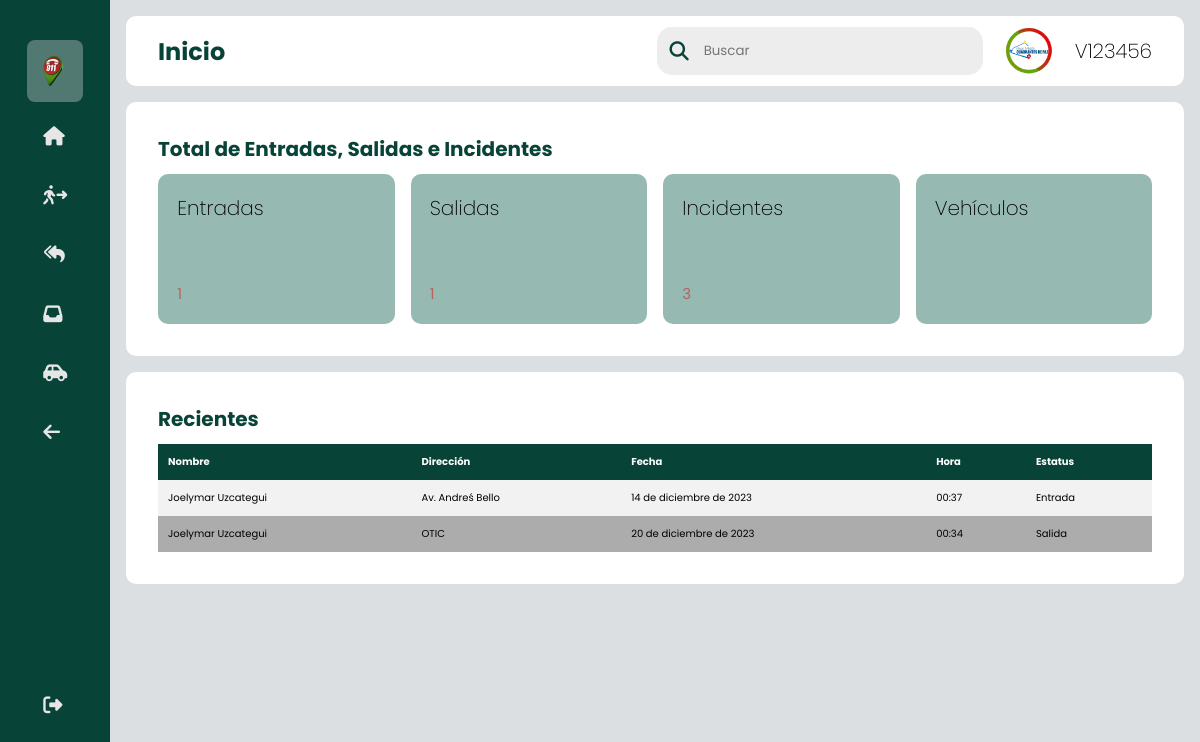
The page /seguridad/ (signed in) on the database its author committed.
### sistema/models.py (models this page shows, shortened)
class UserC(AbstractUser, PermissionsMixin):
    STATUS = (
        ('estandar', 'estandar'),
        ('admin', 'admin'),
        ('superu', 'superu'),
    )
    username = models.CharField(max_length=200, verbose_name='Cédula:', default='', unique=True)
    nombre = models.CharField(max_length=200, verbose_name='Nombre:', default='')
    apellido = models.CharField(max_length=200, verbose_name='Apellido:', default='')
    password = models.CharField(max_length=200, verbose_name='Contraseña:', default='')
    tipo = models.CharField(max_length=200, verbose_name='Tipo de Usuario:', choices=STATUS, default='')
    sede = models.CharField(max_length=200, verbose_name='Sede:', default='')
    departamento = models.CharField(max_length=200, verbose_name='Departamento:', default='')
    USERNAME_FIELD = 'username'

class Entradap(models.Model):
    name = models.CharField(max_length=64, verbose_name='Nombre:', default='')
    apellido = models.CharField(max_length=64, verbose_name='Apellido:', default='')
    cedula = models.CharField(max_length=64, verbose_name='Cédula:', default='')
    telefono = models.CharField(max_length=64, verbose_name='Teléfono:', default='')
    fecha = models.DateField(verbose_name='Fecha')
    direccion = models.CharField(max_length=64, verbose_name='Dirección:', default='')
    cargo = models.CharField(max_length=64, verbose_name='Cargo:', default='')
    hora = models.CharField(max_length=64, verbose_name='Hora de Entrada:', default='')

class Salidap(models.Model):
    name = models.CharField(max_length=64, verbose_name='Nombre:', default='')
    apellido = models.CharField(max_length=64, verbose_name='Apellido:', default='')
    cedula = models.CharField(max_length=64, verbose_name='Cédula:', default='')
    telefono = models.CharField(max_length=64, verbose_name='Teléfono:', default='')
    fecha = models.DateField(verbose_name='Fecha')
    direccion = models.CharField(max_length=64, verbose_name='Dirección:', default='')
    cargo = models.CharField(max_length=64, verbose_name='Cargo:', default='')
    hora = models.CharField(max_length=64, verbose_name='Hora de Entrada:', default='')

### sistema/decorators.py (the view)
        def wrapper_func(request, *args, **kwargs):
            group = None
            if request.user.groups.exists():
                group = request.user.groups.all()[0].name
            if group in allowed_roles:
                return view_func(request, *args, **kwargs)
            else:
                return redirect('403')

### sistema/views.py (called while the page is built)
@login_required(login_url='login')
@allowed_users(allowed_roles=['admin', 'seguridad'])
def seguridad(request):
    entradap = Entradap.objects.all()
    salidap = Salidap.objects.all()
    gestion = Gestion.objects.all()
    objetos = zip(entradap, salidap)
    context = {'gestion': gestion, 'entradap': entradap, 'salidap': salidap,'objetos': objetos}
    return render(request, "seguridad/seguridad.html", context)

### sistema/templates/seguridad/seguridad.html (shortened to what this page needs)
{% load static %}
<!DOCTYPE html>
<html lang="en">
	<head>
  		<link rel="stylesheet" type="text/css" href="{% static 'css/style.css' %}">
        <link rel="stylesheet" href="https://cdnjs.cloudflare.com/ajax/libs/font-awesome/6.4.0/css/all.min.css">
	</head>
</head>
    <body>
    <div class="sidebar">
        <div class="logo"></div>
            <ul class="menu">
                <li class="active">
                    <a href="#">
                            <img style="width:20px; height: 30px;" src="{% static 'img/favicon.png' %}">
                    </a>
                </li>
                <li>
                    <a href="../seguridad/">
                       <i class="fa-solid fa-house"></i>
                    </a>
                </li>
                <li>
                    <a href="../seguridad/entradap">
                        <i class="fa-solid fa-person-walking-arrow-right"></i>
                    </a>
                </li>
                <li>
                    <a href="../seguridad/salidap">
                        </i><i class="fa-solid fa-reply-all"></i>
                    </a>
                </li>
                <li>
                    <a href="../seguridad/gestion">
                        <i class="fa-solid fa-inbox"></i>
                    </a>
                </li>
                <li>
                    <a href="../seguridad/vehiculos">
                        <i class="fa-solid fa-car-side"></i>
                    </a>
                    <li class="logout.new">
                        <a href="../modulos">
                            <i class="fa-solid fa-arrow-left"></i>
                        </a>
                </li>
                <li class="logout">
                    <a href="{% url 'logout' %}">
                        <i class="fa-solid fa-right-from-bracket"></i>
                    </a>
                </li>
            </ul>
        </div>
        <div class="main--content">
            <div class="header--wrapper">
                <div class="header--title">
                    <h2>Inicio</h2>
                </div>
                <div class="user--info">
                    <div class="searh--box">
                    <i class="fa-solid fa-magnifying-glass"></i>
                    <input type="text" placeholder="Buscar" />
                </div>
                    <img src="{% static 'img/ven911.jpg' %}">
                    <h2 class="title">V{{request.user.username}}</h2>
                </div>
            </div>
    <div class="card--container">
        <h3 class="main--title">Total de Entradas, Salidas e Incidentes</h3>
        <div class="card--wrapper">
        <div class="payment--card light-green ">
        <div class="card--header">
        <div class="amount">
            <span class="title">Entradas</span>
        </div>
        </div>
            <span class="card-detail"> {{ entradap.count }}</span>
        </div>
    <div class="payment--card light-green">
        <div class="card--header">
        <div class="amount">
            <span class="title">Salidas</span>
        </div>
        </div>
            <span class="card-detail">{{ salidap.count }}</span>
        </div>
        <div class="payment--card light-green">
            <div class="card--header">
            <div class="amount">
                <span class="title">Incidentes</span>
            </div>
            </div>
                <span class="card-detail">{{ gestion.count }}</span>
            </div>
        <div class="payment--card light-green">
                <div class="card--header">
                <div class="amount">
                    <span class="title">Vehículos</span>
                </div>
                </div>
                </div>
            </div>
        </div>
            <div class="tabular--wrapper">
                <h3 class="main--title">Recientes</h3>
                    <div class="table-container">
                            <table>
                            <thead>
                            <tr>
                                <th>Nombre</th>
                                <th>Dirección</th>
                                <th>Fecha</th>
                                <th>Hora</th>
                                <th>Estatus</th>
                            </tr>
                        <tbody>
                            {% for a, b in objetos|slice:":9" %}
                            <tr>
                                <td>{{ a.name }} {{ a.apellido }}</td>
                                <td>{{ a.direccion }}</td>
                                <td>{{ a.fecha }}</td>
                                <td>{{ a.hora }}</td>
                                <td><span class="status actualizado">Entrada</span></td>
                            </tr>
                            <tr>
                                <td>{{ b.name }} {{ b.apellido }}</td>
                                <td>{{ b.direccion }}</td>
                                <td>{{ b.fecha }}</td>
                                <td>{{ b.hora }}</td>
                                <td><span class="status actualizado">Salida</span></td>
                            </tr>
                            {% endfor %}
                        </tbody>
                    </table>
                </div>
    </body>
</html>

### sistema/static/css/style.css (style rules this page uses)
* { margin: 0; padding: 0; border: none; outline: none; box-sizing: border-box; font-family: "Poppins", sans-serif; }
body { display: flex; }
.sidebar { position: sticky; top: 0; left: 0; bottom: 0; width: 110px; height: 100vh; padding: 0 1.7rem; color: #ffffff; transition: all 0.5s linear; background: #084337; }
.logo { height: 10px; padding: 16px; }
.menu { height: 88%; position: relative; list-style: none; padding: 0; }
.menu li { padding: 1rem; margin: 8px 0; border-radius: 8px; transition: all 0.5s ease-in-out; }
.menu li:hover, .active { background: #e0e0e058; }
.menu a { color:#e6e6e6; font-size: 10px; text-decoration: none; display: flex; align-items: center; gap: 1.5rem; }
.menu a i { font-size: 1.2rem; }
.logout { position: absolute; bottom: 0; left: 0; width: 100%; }
.main--content { position: relative; background: #DCDFE1; width: 100%; padding: 1rem; }
.header--wrapper img { width: 60px; height: 50px; cursor: pointer; border-radius: 50%; }
.header--wrapper { display: flex; justify-content: space-between; align-items: center; flex-wrap: wrap; background: #ffffff; border-radius: 10px; padding: 10px 2rem; margin-bottom: 1rem; }
.header--title { color: #084337; }
.user--info { display: flex; align-items: center; gap: 1rem; }
.searh--box { background:rgb(237, 237, 237); border-radius: 15px; color: #084337; display: flex; align-items: center; gap: 5px; padding: 4px 12px; }
.searh--box input { background: transparent; color: rgb(6, 31, 11); padding: 10px; }
.searh--box i { font-size: 1.2rem; cursor: pointer; transition: all 0.5s ease-in-out; }
.card--container { background: #ffffff; padding: 2rem; border-radius: 10px; }
.card--wrapper { display: grid; flex-wrap: wrap; gap: 1rem; grid-template-columns: repeat(4, 1fr); }
.main--title { color: #084337; padding-bottom: 10px; font-size: 20px; }
.payment--card { background: rgb(229, 223, 223); border-radius: 10px; padding: 1.2rem; width: 100%; height: 150px; display: flex; flex-direction: column; justify-content: space-between; transition: all 0.1s ease-in-out; }
.card--header { display: flex; justify-content: space-between; align-items: center; margin-bottom: 20px; }
.amount { display: flex; flex-direction: column; }
.title { font-size: 20px; font-weight: 200; }
.card-detail { font-size: 15px; color: rgba(219, 0, 0, 0.467); letter-spacing: 2px; font-family: "Poppins", sans-serif; }
.light-green { background: #96b9b2; }
.tabular--wrapper { background: #ffffff; margin-top: 1rem; border-radius: 10px; padding: 2rem; }
.table-container { width: 100%; overflow:auto; }
table { width: 100%; border-collapse: collapse; }
thead { background: #084337; color: #ffffff; }
th { padding: 10px; text-align: left; font-size: 10px; }
tbody { background: #f2f2f2; }
td { padding: 10px; font-size: 10px; color: rgb(0, 0, 0); }
tr:nth-child(even) { background: #adacac; }

### rows shown on the page
UserC: user.username "123456"
Entradap: name "Joelymar", apellido "Uzcategui", direccion "Av. Andreś Bello", fecha "14 de diciembre de 2023", hora "00:37", direccion "OTIC", fecha "20 de diciembre de 2023", hora "00:34"

### other values the page prints
{{ entradap.count }} "1"
{{ salidap.count }} "1"
{{ gestion.count }} "3"
